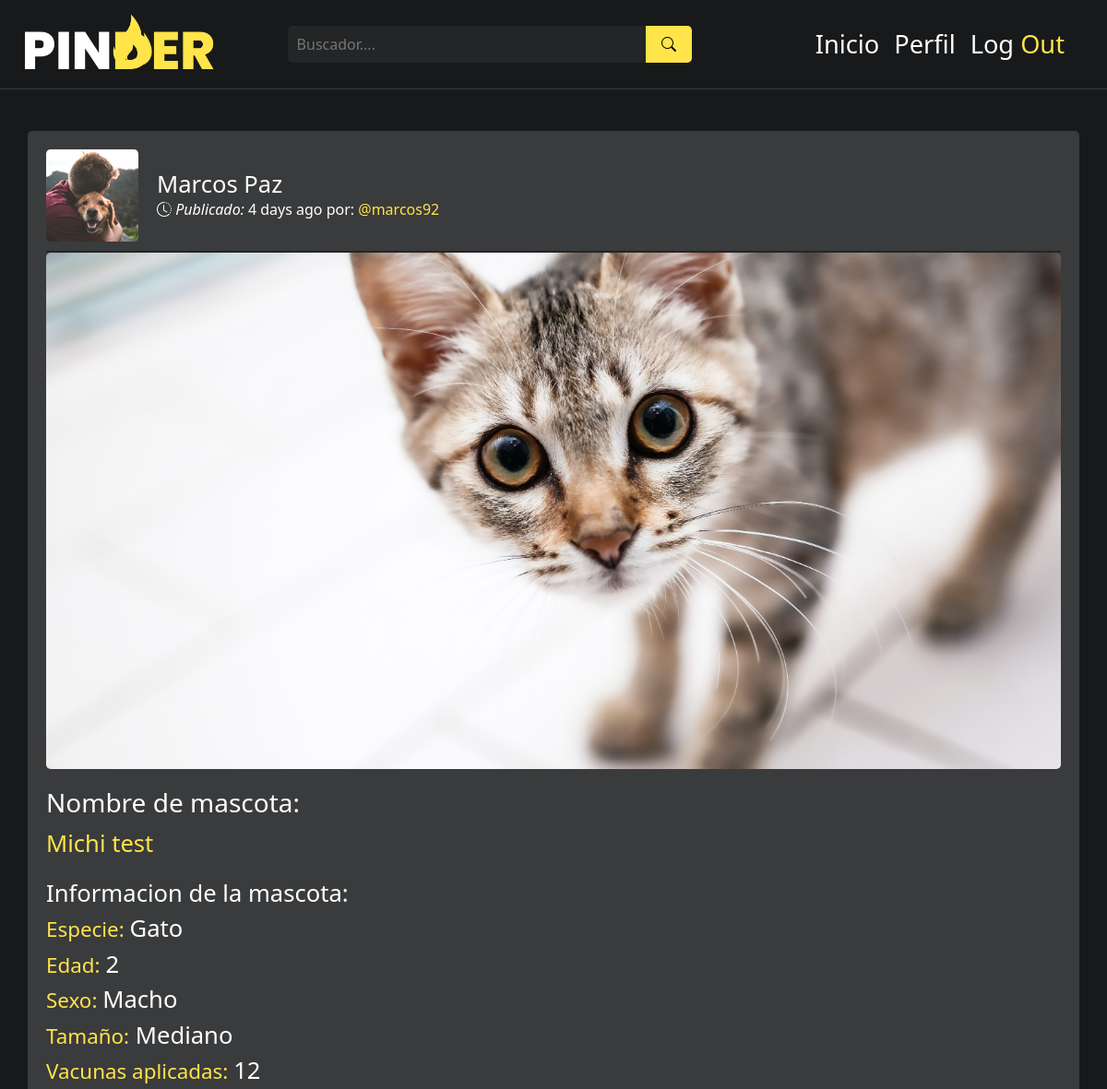
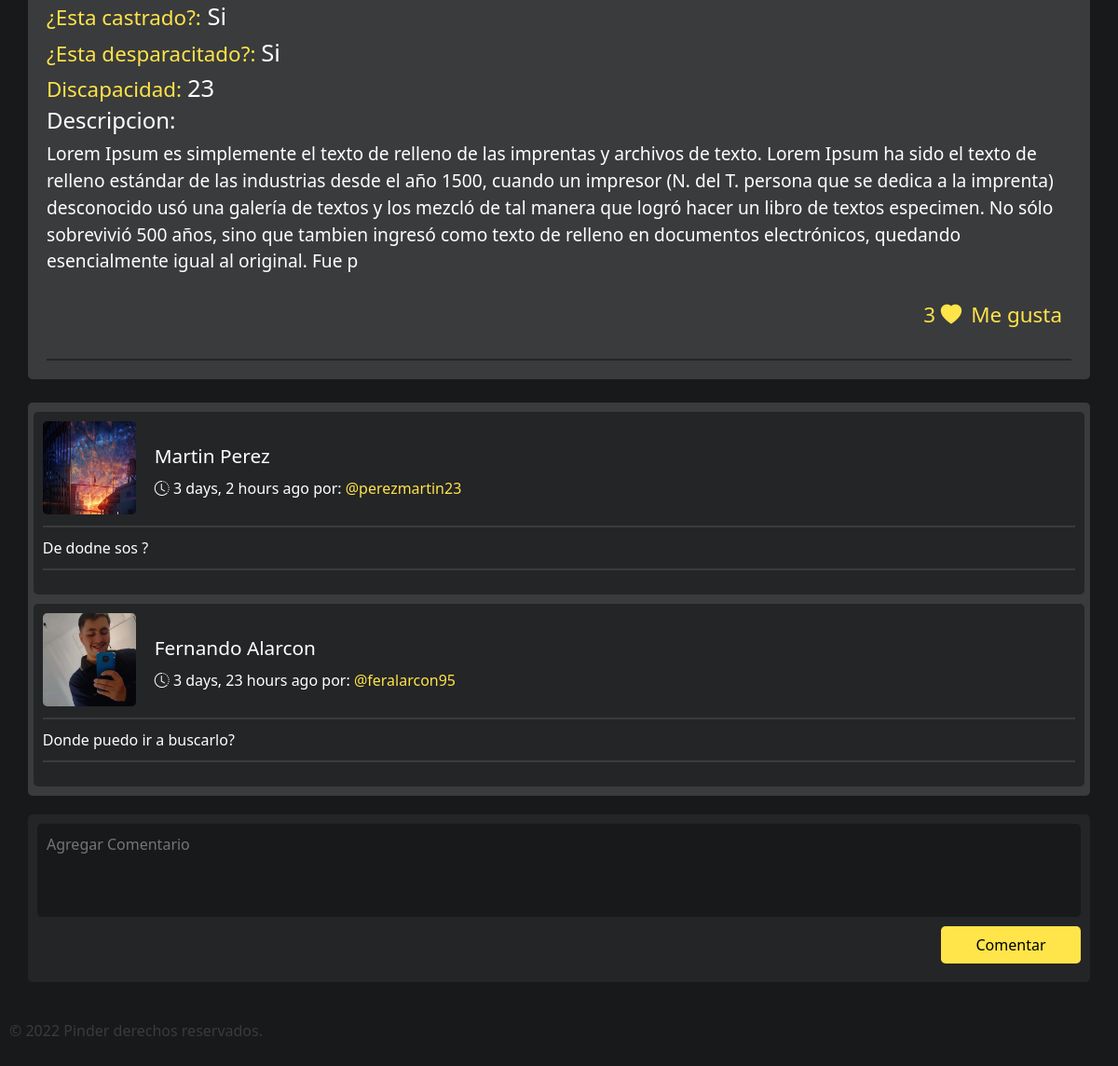
/post/1, run on the app's committed database (2 pictures, top to bottom).
### pinderApp/models.py (models this page shows, shortened)
class Post(models.Model):
    author = models.ForeignKey(User, on_delete=models.CASCADE, related_name='posteos')
    likes = models.ManyToManyField(User,blank=True, related_name='likes')
    dislikes = models.ManyToManyField(User,blank=True, related_name='dislikes')
    timestamp = models.DateTimeField(default=timezone.now)
    nombre = models.CharField(max_length=30, blank=True,null=True)
    especie = models.CharField(
        max_length=20,
        choices=ESPECIE_OPCIONES,
        default="Elegir Opcion"
          )
    sexo = models.CharField(
        max_length=20,
        choices=SEXO_OPCIONES,
        default="Elegir Opcion"
    )
    edad = models.PositiveIntegerField(blank=True,null=True)
    tamanio = models.CharField(
        max_length=20,
        choices=TAMANIO_OPCIONES,
        default="Elegir Opcion"
    )
    vacunas_aplicadas = models.PositiveIntegerField(blank=True,null=True)
    castracion = models.CharField(
        max_length=20,
        choices=CASTRACION_OPCIONES,
        default="Elegir Opcion"
    )
    desparasitado = models.CharField(
        max_length=20,
        choices=DESPARASITADO_OPCIONES,
        default="Elegir Opcion"
    )
    discapacidad = models.CharField(max_length=150, blank=True)
    content = models.TextField(max_length=500)
    image = models.ImageField(upload_to='posteos', null=True)
    class Meta:
        ordering = ['-timestamp']

class Profile(models.Model):
    user = models.OneToOneField(User, on_delete=models.CASCADE)
    image = models.ImageField(upload_to='profile_pics',
                              default='../media/user.png')
    dni = models.PositiveIntegerField(null=True)
    sexo = models.CharField(
        max_length=30,
        choices=SEXO_USUARIO
    )
    edad = models.PositiveIntegerField(null=True)
    telefono = models.PositiveIntegerField(null=True)
    localidad = models.CharField(max_length=50)
    provincia = models.CharField(max_length=30)
    ocupacion = models.CharField(max_length=50)
    carga_horaria = models.PositiveIntegerField(null=True)
    dias_homeoffice = models.PositiveIntegerField(null=True)
    cantidad_hijos = models.PositiveIntegerField(null=True)
    cantidad_mascotas = models.PositiveIntegerField(null=True)
    especie_mascota = models.CharField(max_length=50)
    espacio_abierto = models.CharField(
        max_length=40,
        choices=ESPACIO_USUARIO
    )
    ig = models.URLField(null=True)
    fb = models.URLField(null=True)
    tw = models.URLField(null=True)

class PostComment(models.Model):
    comment = models.TextField()
    author = models.ForeignKey(User, on_delete=models.CASCADE, related_name='comment_posteos')
    timestamp = models.DateTimeField(default=timezone.now)
    post = models.ForeignKey(Post, on_delete=models.CASCADE,  blank=True, null=True,)
    parent = models.ForeignKey('self', on_delete=models.CASCADE, blank=True, null=True, related_name='+')

### pinderApp/views.py (the view, shortened to what this page needs)
# urls.py: path("post/<int:pk>",PostDetailView.as_view(), name='post_detail'),
class PostDetailView(View,LoginRequiredMixin):
    def get(self, request, pk, *args, **kwargs):
        post = Post.objects.get(pk=pk)
        form = PostCommentForm()
        comments = PostComment.objects.filter(post=post).order_by('-timestamp')
        context = {
            'post': post,
            'form': form,
            'comments':comments
        }
        return render(request,'pinderApp/post_detail.html', context)

### pinderApp/forms.py
class PostCommentForm(forms.ModelForm):
    comment = forms.CharField(
            widget=forms.Textarea(attrs={
            'placeholder': 'Agregar Comentario'
            }),
        required=True
        )
    class Meta:
        model=PostComment
        fields=['comment']

### pinderApp/templates/pinderApp/post_detail.html (shortened to what this page needs)
{% extends 'pinderApp/layout.html' %}
{% load humanize %}
{% block content %}
<article class="posteo__detail">
       <div class="posteo__info--head-detail">
            <div class="posteo__info--head-r detail-user-img">
                {% if post.author.profile.image.url %}
                <img src="{{ post.author.profile.image.url}}" alt="{{post.author.username}}" class="">
                {% else %}
                <img src="../../static/pinderApp/assets/user.png" alt="{{post.author.username}}">
                {% endif %}
                <div class="posteo__info--head-content">
                  <h2>{{post.author.first_name}} {{post.author.last_name}}</h2>
                  <time data-time="#"> <i class="bi bi-clock-history"> Publicado: </i> {{post.timestamp|naturaltime}} por: <a href="{% url 'profile' post.author %}"> @{{post.author}}</a>   </time>
                </div>
             </div>
       </div>
    <img src="{{ post.image.url}}"  class="posteo__img">
    <div class="posteo__info-detail">
        <div class="posteo__info__content--detail">
            <h3>Nombre de mascota:</h3>
            <p class="post__detail-title">{{post.nombre}}</p>
            <ul>
                <li>Informacion de la mascota:</li>
                <li><span class="span__detail"> Especie: </span> {{post.get_especie_display}}</li>
                <li><span class="span__detail"> Edad: </span> {{post.edad}}</li>
                <li><span class="span__detail"> Sexo: </span> {{post.get_sexo_display}}</li>
                <li><span class="span__detail"> Tamaño:</span>  {{post.get_tamanio_display}}</li>
                <li><span class="span__detail"> Vacunas aplicadas: </span> {{post.vacunas_aplicadas}}</li>
                <li><span class="span__detail"> ¿Esta castrado?:</span>  {{post.get_castracion_display}}</li>
                <li><span class="span__detail"> ¿Esta desparacitado?: </span> {{post.get_desparasitado_display}}</li>
                <li><span class="span__detail"> Discapacidad: </span>  {{post.discapacidad}}</li>
            </ul>
            <h4>Descripcion:</h4>
            <p class="post__detail-descripcion">{{post.content}}</p>
            <div class="post__detail--react">
              {% if post.likes %}
              <span class=""> {{post.likes.all.count}} <i class="bi bi-heart-fill"></i> </span>
              {% else %}
              <span class=""> 0 <i class="bi bi-heart"></i> </span>
              {% endif %}
                <form method="POST" action="{% url 'like' post.pk %}">
                   <button type="submit">
                    Me gusta
                   </button>
                </form>
            </div>
        </div>
    </div>
</article>
<article class="comments">
  <div class="posteo__comments">
    {% if comments %}
    {% for comment in comments %}
    <div class="comments__author">
      <div class="posteo__info--head-detail">
        <div class="posteo__info--head-r detail-user-img">
          <a href="{% url 'profile' comment.author %}">
            {% if comment.author.profile.image.url %}
            <img src="{{ comment.author.profile.image.url}}" alt="{{comment.author.username}}" class="">
            {% else %}
            <img src="../../static/pinderApp/assets/user.png" alt="{{comment.author.username}}">
            {% endif %}
          </a>
        <div class="posteo__info--head-content">
            <h2>{{comment.author.first_name}} {{comment.author.last_name}}</h2>
            <time data-time="#"> <i class="bi bi-clock-history"></i> {{comment.timestamp|naturaltime}} por: <a href="{% url 'profile' comment.author %}"> @{{comment.author}}</a>   </time>
        </div>
        </div>
     </div>
     <div class="comments__contenido">
      <p>
        {{comment.comment}}
       </p>
     </div>
    </div>
    {% endfor %}
    {% else %}
    <h2>Aun no hay comentarios, se el primero.</h2>
    {% endif %}
  </div>
  <div class="posteo__coments-create">
    <form action="" method="POST">
      {{form.comment}}
      <button type="submit" class="btn-comment">Comentar</button>
    </form>
   </div>
</article>
{% endblock %}

### pinderApp/templates/pinderApp/layout.html (shortened to what this page needs)
<!DOCTYPE html>
<html lang="es">
{% load static %}
<head>
    <link href="https://cdn.jsdelivr.net/npm/bootstrap@5.2.0-beta1/dist/css/bootstrap.min.css" rel="stylesheet"
>
    <link href="https://cdn.jsdelivr.net/npm/bootstrap-icons@1.5.0/font/bootstrap-icons.css" rel="stylesheet" />
    <link href="{% static 'pinderApp/css/style.css' %}" rel="stylesheet" />
</head>
<body class="bg-app">
    <header class="app__header">
        <nav class="navbar navbar-expand-lg navbar-dark ">
            <div class="container-fluid">
                <a class="navbar-brand" href="{% url 'inicio'%}"><img src="{% static 'pinderApp/assets/logo.png' %}" alt="logo"></a>
                <div class="offcanvas offcanvas-end bg-dark " tabindex="-1" id="offcanvasNavbar"
                    aria-labelledby="offcanvasNavbarLabel">
                    <div class="offcanvas-body bg-dark">
                        <form action="search" method="GET" class="app__searchbar">
                            <input type="text"  name="search" id="search" placeholder="Buscador....">
                                <button type="submit">
                                      <i class="bi bi-search"></i>
                                </button>
                        </form>
                        <ul class="navbar-nav justify-content-end flex-grow-1 pe-3">
                            <li class="nav-item">
                                <a class="nav-link" aria-current="page" href="{% url 'feed' %}">Inicio</a>
                            </li>
                            <li class="nav-item">
                                <a class="nav-link" href="{% url 'profile' request.user.username %}">Perfil</a>
                            </li>
                            <li class="nav-item">
                                <a class="nav-link" href="{% url 'logout' %}">Log <span>Out</span></a>
                            </li>
                        </ul>
                    </div>
                </div>
            </div>
        </nav>
    </header>
    <main class="bg-main container-fluid">
    {% block content %}
    {% endblock content %}
    </main>
 <footer class="footer-app">
    <p>© 2022 Pinder derechos reservados.</p>
</footer>
</body>
</html>

### data on the page
Post: author.profile.image (picture), author.first_name "Marcos", author.last_name "Paz", timestamp "4 days ago", author "marcos92", image (picture), nombre "Michi test", especie "Gato", edad "2", sexo "Macho", tamanio "Mediano", vacunas_aplicadas "12", castracion "Si", desparasitado "Si", discapacidad "23", content "Lorem Ipsum es simplemente el texto de relleno de las imprentas y archivos de texto. Lorem Ipsum ha sido el texto de relleno estándar de las industrias desde el año 1500, cuando un impresor (N. del T. persona que se dedica a la imprenta) desconocido usó una galería de textos y los mezcló de tal manera que logró hacer un libro de textos especimen. No sólo sobrevivió 500 años, sino que tambien ingresó como texto de relleno en documentos electrónicos, quedando esencialmente igual al original. Fue p", likes.all.count "3"
PostComment: author.profile.image (picture), author.first_name "Martin", author.last_name "Perez", timestamp "3 days, 2 hours ago", author "perezmartin23", comment "De dodne sos ?"
PostComment: author.profile.image (picture), author.first_name "Fernando", author.last_name "Alarcon", timestamp "3 days, 23 hours ago", author "feralarcon95", comment "Donde puedo ir a buscarlo?"
